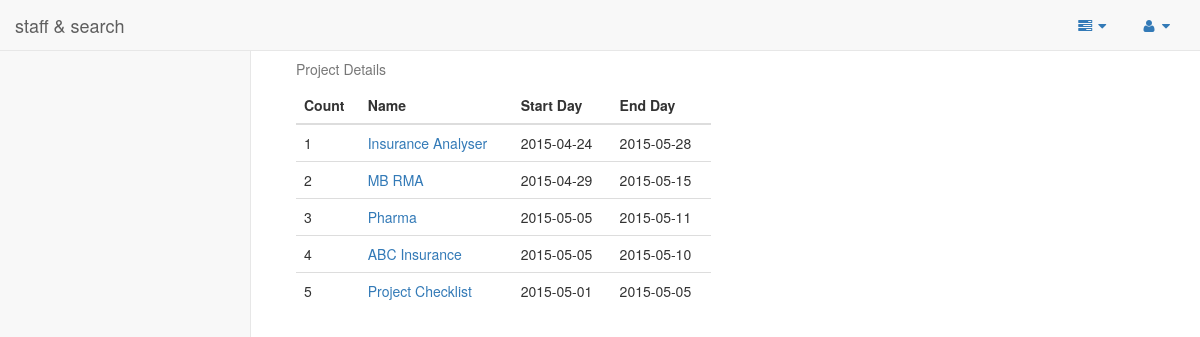
Screenshot of /admin/project_lists.php with the database file from the repository.
### tables this page shows
CREATE TABLE IF NOT EXISTS `projects` (
`project_id` int(11) NOT NULL,
  `name` varchar(50) NOT NULL,
  `start_day` date NOT NULL,
  `end_day` date NOT NULL,
  `description` text NOT NULL,
  `tech` text NOT NULL
);

### admin/project_lists.php (the view, shortened to what this page needs)
<?php
    include("header.php");
?>
<body>
    <div id="wrapper">
       <?php
        include 'side_and_menu.php';
       ?>
       <?php
       $query = "SELECT * from projects order by end_day desc";
       $result = mysql_query($query);
       ?>
    <div id="page-wrapper">
        <div class="col-md-6">
            <table class="table">
              <caption>Project Details</caption>
              <thead>
                <tr>
                  <th>Count</th>
                  <th>Name</th>
                  <th>Start Day</th>
                  <th>End Day</th>
                </tr>
              </thead>
              <tbody>
                <?php
                $count = 1;
                while ($row = mysql_fetch_array($result)) {
                  echo "<tr>
                  <td>".$count++."</td>
                  <td><a href='project_details.php?id=".$row['project_id']."'>".$row['name']."</a></td>
                  <td>".$row['start_day']."</td>
                  <td>".$row['end_day']."</td>
                </tr>";
                }
                ?>
              </tbody>
            </table>
        </div>
    </div>
    </div>
</body>
</html>

### rows the page displays
projects: name "Insurance Analyser", start_day "2015-04-24", end_day "2015-05-28"
projects: name "MB RMA", start_day "2015-04-29", end_day "2015-05-15"
projects: name "Pharma", start_day "2015-05-05", end_day "2015-05-11"
projects: name "ABC Insurance", start_day "2015-05-05", end_day "2015-05-10"
projects: name "Project Checklist", start_day "2015-05-01", end_day "2015-05-05"
